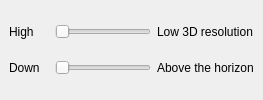
        <widget class="QWidget" name="wid3" native="true">
         <layout class="QVBoxLayout" name="verticalLayout_3">
          <property name="margin">
           <number>0</number>
          </property>
          <item>
           <widget class="QWidget" name="wid31" native="true">
            <layout class="QGridLayout" name="gridLayout_2">
             <item row="0" column="0">
              <widget class="QLabel" name="lblHigh">
               <property name="minimumSize">
                <size>
                 <width>40</width>
                 <height>0</height>
                </size>
               </property>
               <property name="maximumSize">
                <size>
                 <width>40</width>
                 <height>16777215</height>
                </size>
               </property>
               <property name="text">
                <string>High</string>
               </property>
              </widget>
             </item>
             <item row="0" column="2">
              <widget class="QLabel" name="lblLow">
               <property name="text">
                <string>Low 3D resolution</string>
               </property>
              </widget>
             </item>
             <item row="0" column="1">
              <widget class="QSlider" name="sldHighLow">
               <property name="minimumSize">
                <size>
                 <width>96</width>
                 <height>0</height>
                </size>
               </property>
               <property name="maximumSize">
                <size>
                 <width>96</width>
                 <height>16777215</height>
                </size>
               </property>
               <property name="orientation">
                <enum>Qt::Horizontal</enum>
               </property>
              </widget>
             </item>
             <item row="1" column="0">
              <widget class="QLabel" name="lblDown">
               <property name="minimumSize">
                <size>
                 <width>40</width>
                 <height>0</height>
                </size>
               </property>
               <property name="maximumSize">
                <size>
                 <width>40</width>
                 <height>16777215</height>
                </size>
               </property>
               <property name="text">
                <string>Down</string>
               </property>
              </widget>
             </item>
             <item row="1" column="1">
              <widget class="QSlider" name="sldDownAbove">
               <property name="minimumSize">
                <size>
                 <width>96</width>
                 <height>0</height>
                </size>
               </property>
               <property name="maximumSize">
                <size>
                 <width>96</width>
                 <height>16777215</height>
                </size>
               </property>
               <property name="orientation">
                <enum>Qt::Horizontal</enum>
               </property>
              </widget>
             </item>
             <item row="1" column="2">
              <widget class="QLabel" name="lblAbove">
               <property name="text">
                <string>Above the horizon</string>
               </property>
              </widget>
             </item>
            </layout>
           </widget>
          </item>
         </layout>
        </widget>
